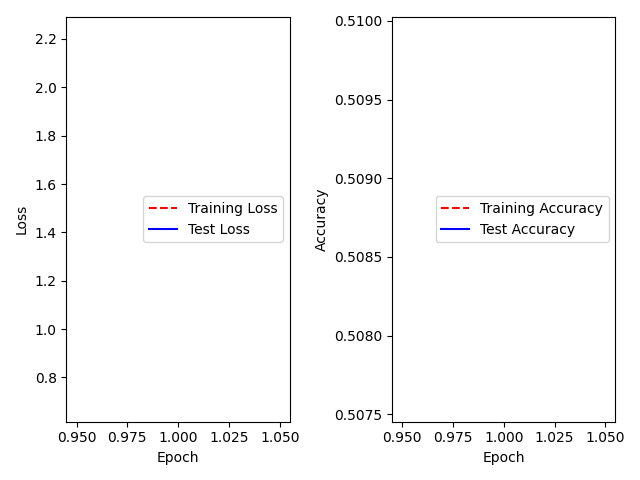

Here is the Python script that generated this plot:
from keras.models import load_model
import numpy as np
from keras.callbacks import TensorBoard
from keras.callbacks import Callback
import tensorflow as tf
import keras.backend as K
import matplotlib.pyplot as plt
import librosa
import librosa.display
import IPython.display
import sklearn.preprocessing
import pydub
from keras.utils import to_categorical
import keras
from keras.models import Sequential
from keras.layers import Activation, Dense, Dropout, Flatten, Conv2D, MaxPooling2D


length = 64
X_train = np.load('../experiments_data/mozilla/mfccs/X_train_moz.npy').reshape(-1, 16, length, 1)
X_test = np.load('../experiments_data/mozilla/mfccs/X_test_moz.npy').reshape(-1, 16, length, 1)
X_val = np.load('../experiments_data/mozilla/mfccs/X_val_moz.npy').reshape(-1, 16, length, 1)
y_train = np.load('../experiments_data/mozilla/mfccs/y_train_moz.npy')
y_test = np.load('../experiments_data/mozilla/mfccs/y_test_moz.npy')
y_val = np.load('../experiments_data/mozilla/mfccs/y_val_moz.npy')


callbacks = [TensorBoard(log_dir='./logs')]

model = Sequential()
model.add(Conv2D(32, (2, 2), input_shape=(16, length, 1)))
model.add(Activation('relu'))
model.add(Conv2D(32, (2, 2)))
model.add(Activation('relu'))
model.add(MaxPooling2D(pool_size=(2, 2)))
model.add(Dropout(0.25))

model.add(Conv2D(32, (2, 2)))
model.add(Activation('relu'))
# model.add(MaxPooling2D(pool_size=(2, 2)))
# model.add(Dropout(0.15))

model.add(Conv2D(64, (3, 3)))
model.add(Activation('relu'))
model.add(MaxPooling2D(pool_size=(2, 2)))
model.add(Dropout(0.5))
# the model so far outputs 3D feature maps (height, width, features)

model.add(Flatten())  # this converts our 3D feature maps to 1D feature vectors
model.add(Dense(64))
model.add(Activation('relu'))
model.add(Dropout(0.25))
model.add(Dense(1))
model.add(Activation('sigmoid'))


model.compile(loss=keras.losses.binary_crossentropy,
              optimizer=keras.optimizers.Adam(learning_rate=0.001),
              metrics=['accuracy'])

history = model.fit(X_train, y_train, batch_size=128, epochs=1000, verbose=1,
            validation_data=(X_val, y_val), callbacks=callbacks)


training_loss = history.history['loss']
test_loss = history.history['val_loss']

training_acc = history.history['acc']
test_acc = history.history['val_acc']

# Create count of the number of epochs
epoch_count = range(1, len(training_acc) + 1)

# Visualize loss history


plt.subplots(1, 2)
plt.subplot(1, 2, 1)
plt.plot(epoch_count, training_loss, 'r--')
plt.plot(epoch_count, test_loss, 'b-')
plt.legend(['Training Loss', 'Test Loss'])
plt.xlabel('Epoch')
plt.ylabel('Loss')

plt.subplot(1, 2, 2)
plt.plot(epoch_count, training_acc, 'r--')
plt.plot(epoch_count, test_acc, 'b-')
plt.legend(['Training Accuracy', 'Test Accuracy'])
plt.xlabel('Epoch')
plt.ylabel('Accuracy')

plt.savefig('binary_plots_newest')
plt.show();

# what really optimized my model: smaller learning rate, larger number of epochs,
#
model.save('final_binary_model.h5')
print(model.summary())
